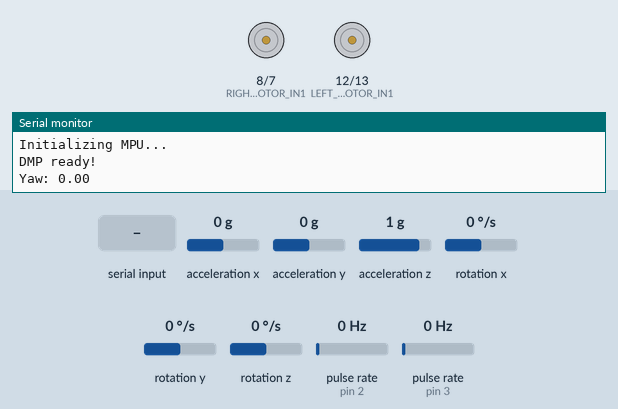
The sketch below on a simulated Arduino Uno, built with avr-gcc and run on an emulated ATmega328P. Shown: motor-driver pin pairs drawn as motors (green arrow = first pin HIGH = forward, orange = second pin HIGH = backward, longer = more drive, scaled by the enable pin), the last lines printed to the serial monitor. Wiring (inferred from the names in the program): 2 × pulse sensor: data pin 2 / data pin 3. The test bench sets the inputs (shaded band); at power-on: rotation z 0 °/s, pulse rate (sensors on pin 2, pin 3) 0 Hz, acceleration x 0 g, acceleration y 0 g, acceleration z 1 g, rotation x 0 °/s, rotation y 0 °/s.

Above: at 1.7 s.
1.8 s: "w0:\n" received over the second serial link
At 1.96 s:
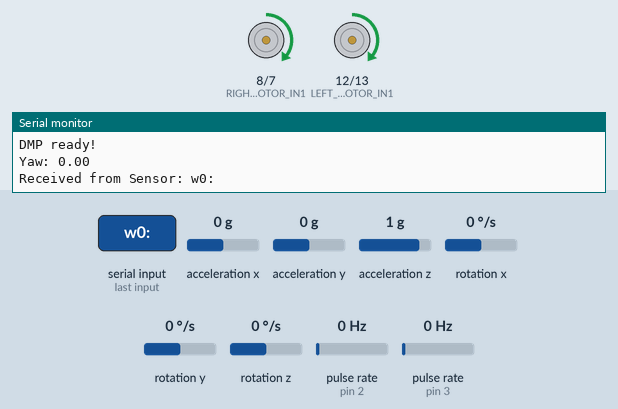
3.9 s: "xx\n" received over the second serial link
5.4 s: "r0:90\n" received over the second serial link
At 6.6 s:
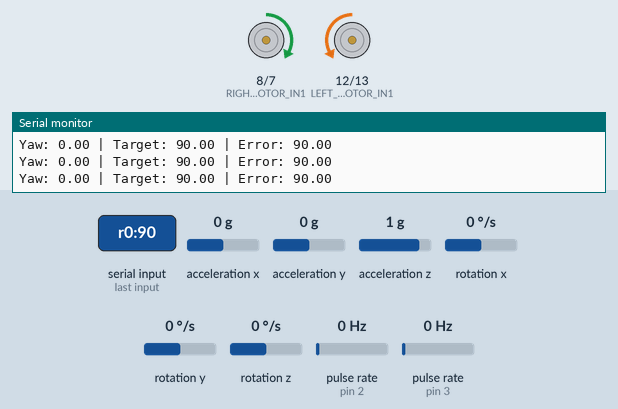
6.9 s: rotation z set to -192 °/s
At 7.67 s:
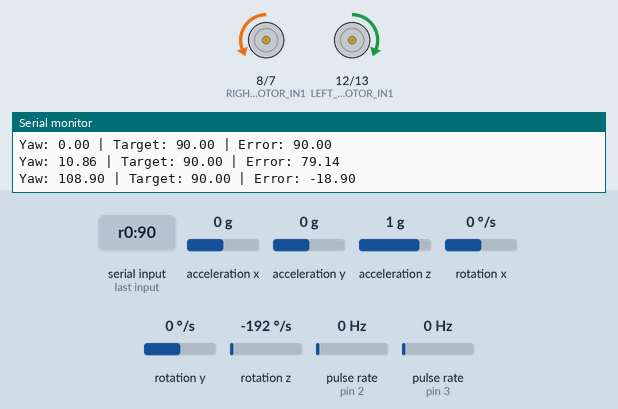
9.9 s: rotation z set to -100 °/s
12.9 s: pulse rate (sensor on pin 2) set to 50 Hz
Timing chart, 0 to 16.9 s (numbered marks = the images above; inputs shaded):
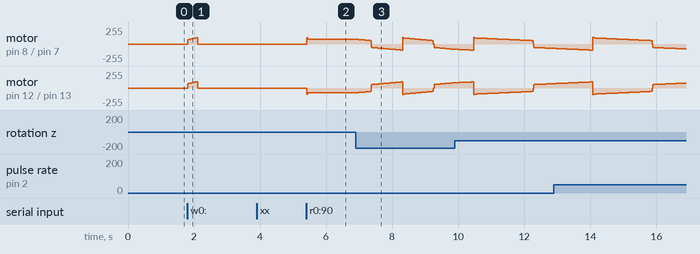

Measured:
- after the input at 1.8 s, motor on pin 8 (RIGHT_MOTOR_IN1) / pin 7 (RIGHT_MOTOR_IN2), motor on pin 12 (LEFT_MOTOR_IN1) / pin 13 (LEFT_MOTOR_IN2): rises from stopped to forward 97/255 in 0.28 s, then falls to stopped in 0.02 s
- after the input at 5.4 s, motor on pin 8 (RIGHT_MOTOR_IN1) / pin 7 (RIGHT_MOTOR_IN2): stopped → forward 72/255 at once; motor on pin 12 (LEFT_MOTOR_IN1) / pin 13 (LEFT_MOTOR_IN2): stopped → backward 72/255 at once

The sketch:

PID_Drive_Control.ino
```cpp
#include <SoftwareSerial.h>
#include "Wire.h"
#include "MPU6050_6Axis_MotionApps20.h"
/*
////////////////////////////////////////
// == SETTINGS & TUNING ==
// ONLY EDIT THIS SECTION FOR TUNING
////////////////////////////////////////////////////////
*/
// -------------------- GYRO --------------------
MPU6050 mpu;
bool dmpReady = false;
uint8_t fifoBuffer[64];
Quaternion q;
VectorFloat gravity;
float ypr[3];
float currentYaw = 0; // Current yaw angle
unsigned long lastYawPrint = 0;
// --- 1. PINOUTS ---
// Set these pins to match wiring
// The Arduino interrupt pins are 2 and 3 i think, so encoders must be on these pins- just check if they are the interrupt pins.

// Motor Driver Pins (Right Side)
const int RIGHT_MOTOR_EN = 9;   // en1
const int RIGHT_MOTOR_IN1 = 8;  // in1-1
const int RIGHT_MOTOR_IN2 = 7;  // in1-2

// Motor Driver Pins (Left Side)
const int LEFT_MOTOR_EN = 11;  // en2
const int LEFT_MOTOR_IN1 = 12;  // in2-1
const int LEFT_MOTOR_IN2 = 13;  // in2-2

// Encoder Pins (must be 2 and 3 for interrupts-pls check)
const int RIGHT_ENCODER_PIN = 2; // encoder1
const int LEFT_ENCODER_PIN = 3;  // encoder2

// Sensor Arduino Communication (Uncomment the pair you are using)
 const int SENSOR_RX = 4; // Drive RX <- Sensor TX //(Same as before)
 const int SENSOR_TX = A1; // Drive TX -> Sensor RX //(Same as before)
SoftwareSerial SensorSerial(SENSOR_RX, SENSOR_TX);


// --- 2. MOVEMENT TUNING ---
// These need to be tuned while testing
// 1. Set KP, KI, KD to 0.
// 2. Get COUNTS_PER_INCH: Send w0:12 from joon's testing code and measure how far it went, even if it curves it is okay keep open software serial and see //the encoder count. measure how much it actually moved then do below calculation. can see encoder count in serial monitor or can also add
//Serial.println(g_countLeft); in the stopMotors() function
//    (COUNTS_PER_INCH = total_counts / inches_moved_actually)
// 3. Same way Get COUNTS_PER_DEGREE: Send r0:360 and see how many encoder counts it took.
//    (COUNTS_PER_DEGREE = total_counts / 360)
//Update the variables and reupload.
// 4. After that stuff is done to get straightness and stop smoothly-Tune PID values
//set KP_straight to a small value like 1.0 or 2.0.
//send w0:24 coz we need a long movement
//robot should now try to correct itself. if it wobbles or jiggle KP_straight is too high, if curving it is too low.

// Encoder Counts (Pulses)
// HOW MANY ENCODER PULSES = 1 INCH OF FORWARD TRAVEL
volatile long COUNTS_PER_INCH = 49; // Tune here!!!!!!

// Speeds (0-255)
const int DRIVE_SPEED = 100; // Base speed for w0 (0-255)
const int TURN_SPEED = 100;  // Base speed for r0 (0-255)

// --- 3. PID CONTROLLER TUNING ---
// These values control how the robot corrects its path.
// This is how to make it drive perfectly straight.

// PID for driving straight (corrects for one wheel being faster)
// Kp = "Proportional": How hard it corrects. Start with 1.0 or 2.0.
// Ki = "Integral": Fixes long-term drift. Start low (0.01).
// Kd = "Derivative": Smooths out oscillations. Start low (0.1).
const float KP_STRAIGHT = 0.8;
const float KI_STRAIGHT = 0;
const float KD_STRAIGHT = 0.1;

// -------------------- GYRO TURN PID --------------------
// PID for turning
const float KP_TURN = 1.2;      // Proportional gain for turning
const float KI_TURN = 0.0;     // Integral gain for turning
const float KD_TURN = 0.6;      // Derivative gain for turning

/*
//////////////////////////////////////////
// == END OF SETTINGS ==
// no editing below this line
///////////////////////////////////////////////////
*/

// --- Global Encoder Counts ---
// Volatile = safe to use in interrupt routines
volatile long g_countRight = 0;
volatile long g_countLeft = 0;

// --- Encoder Interrupt Service Routines ---
void isrRightEncoder() { g_countRight++; }
void isrLeftEncoder() { g_countLeft++; }

// --- Reset Encoders ---
void resetCounts() {
  g_countRight = 0;
  g_countLeft = 0;
}

// ---  Motor Control ---
void setRightMotor(int speed, int dir) {
  // dir 1 = fwd, -1 = rev, 0 = stop
  if (dir == 1) {
    digitalWrite(RIGHT_MOTOR_IN1, HIGH);
    digitalWrite(RIGHT_MOTOR_IN2, LOW);
  } else if (dir == -1) {
    digitalWrite(RIGHT_MOTOR_IN1, LOW);
    digitalWrite(RIGHT_MOTOR_IN2, HIGH);

  } else if (dir == 2) {
    digitalWrite(RIGHT_MOTOR_IN1, HIGH);  // FOR BRAKES
    digitalWrite(RIGHT_MOTOR_IN2, HIGH);

  } else {
    digitalWrite(RIGHT_MOTOR_IN1, LOW);
    digitalWrite(RIGHT_MOTOR_IN2, LOW);
  }
  analogWrite(RIGHT_MOTOR_EN, abs(speed));
}

void setLeftMotor(int speed, int dir) {
  // dir 1 = fwd, -1 = rev, 0 = stop
  // NOTE: Your old code had -1 for forward. We assume 1 is forward.
  // If your left motor spins backward, swap LOW/HIGH here.
  if (dir == 1) {
    digitalWrite(LEFT_MOTOR_IN1, HIGH); // Was LOW in old code
    digitalWrite(LEFT_MOTOR_IN2, LOW);  // Was HIGH in old code
  } else if (dir == -1) {
    digitalWrite(LEFT_MOTOR_IN1, LOW);
    digitalWrite(LEFT_MOTOR_IN2, HIGH);

  } else if (dir == 2) {
    digitalWrite(LEFT_MOTOR_IN1, HIGH);  // FOR BRAKES
    digitalWrite(LEFT_MOTOR_IN2, HIGH);

  } else {
    digitalWrite(LEFT_MOTOR_IN1, LOW);
    digitalWrite(LEFT_MOTOR_IN2, LOW);
  }
  analogWrite(LEFT_MOTOR_EN, abs(speed));
}

void stopMotors() {
  setRightMotor(255, 2); //brakes before a stop
  setLeftMotor(255, 2);
  delay(300);
  setRightMotor(0, 0);
  setLeftMotor(0, 0);
  SensorSerial.println("true"); // Tell Sensor/Python we are ready for next command
}

// --- Hard Stop Check ---
// Checks if Sensor Arduino sent "xx"
bool checkForHardStop() {
  if (SensorSerial.available() > 0) {
    String cmd = SensorSerial.readStringUntil('\n');
    cmd.trim();
    if (cmd == "xx") {
      stopMotors();
      return true;
    }
  }
  return false;
}

// --- Closed-Loop Movement:Drive Straight ---
// This function using PID controller to drive straight.
void moveStraight(int inches) {
  SensorSerial.println("false"); // Tell Sensor/Python we are busy
  resetCounts();

  long targetCounts = abs(inches) * COUNTS_PER_INCH;
  int direction = (inches >= 0) ? 1 : -1;

  float integral = 0;
  float lastError = 0;

  // -----------------------------
  //   SLOW START RAMP (NEW)
  // -----------------------------
  const int START_SPEED = 66;       // speed at beginning
  const int RAMP_END_SPEED = DRIVE_SPEED;
  const int RAMP_TIME = 300;        // total ramp time in ms
  const int RAMP_STEPS = 15;

  for (int i = 0; i < RAMP_STEPS; i++) {
    float t = (float)i / (float)RAMP_STEPS;

    int rampSpeed = START_SPEED + t * (RAMP_END_SPEED - START_SPEED);
    rampSpeed = constrain(rampSpeed, 0, 255);

    setRightMotor(rampSpeed, direction);
    setLeftMotor(rampSpeed, direction);

    delay(RAMP_TIME / RAMP_STEPS);
  }

  // -----------------------------
  //   MAIN PID LOOP (UNCHANGED)
  // -----------------------------
  while (g_countLeft < targetCounts || g_countRight < targetCounts) {
    if (checkForHardStop()) return;

    float error = g_countLeft - g_countRight;
    integral += error;
    float derivative = error - lastError;
    lastError = error;

    float correction = (KP_STRAIGHT * error) +
                       (KI_STRAIGHT * integral) +
                       (KD_STRAIGHT * derivative);

    int rightSpeed = DRIVE_SPEED + (int)correction;
    int leftSpeed  = DRIVE_SPEED - (int)correction;

    rightSpeed = constrain(rightSpeed, 0, 255);
    leftSpeed  = constrain(leftSpeed, 0, 255);

    setRightMotor(rightSpeed, direction);
    setLeftMotor(leftSpeed, direction);

    if ((g_countLeft + g_countRight) / 2 >= targetCounts)
      break;

    delay(10);
  }

  stopMotors();
}

// --- Closed-Loop Movement: Turn in Place (IMPROVED) ---
void turnAngle(int targetDegrees) {
  SensorSerial.println("false"); // Tell Python we're busy

  // ----------------- PID VARIABLES -----------------
  float turnError = 0;
  float lastTurnError = 0;
  float turnIntegral = 0;

  // ----------------- CALCULATE TARGET YAW -----------------
  float targetYaw = currentYaw + targetDegrees;
  if (targetYaw >= 360) targetYaw -= 360;
  if (targetYaw < 0) targetYaw += 360;

  // PID mapping parameters
  const int MIN_TURN_SPEED = 52;     // minimum motor speed for movement
  const float TOLERANCE = 2.5;       // degrees - stop when within this range
  const float FINE_THRESHOLD = 15.0; // switch to fine control below this error
  const int FINE_SPEED = 70;         // slower speed for final approach

  unsigned long lastDebugPrint = 0;
  unsigned long stableStartTime = 0;
  const unsigned long STABLE_TIME = 200; // ms to stay stable before accepting
  bool wasStable = false;

  // Reset integral for fresh start
  turnIntegral = 0;

  while (true) {
      // ----------------- FORCE STOP -----------------
      if (checkForHardStop()) {
          stopMotors();
          return;
      }

      // ----------------- READ GYROSCOPE -----------------
      if (dmpReady && mpu.dmpGetCurrentFIFOPacket(fifoBuffer)) {
          mpu.dmpGetQuaternion(&q, fifoBuffer);
          mpu.dmpGetGravity(&gravity, &q);
          mpu.dmpGetYawPitchRoll(ypr, &q, &gravity);
          currentYaw = ypr[0] * 180 / M_PI;
          if (currentYaw < 0) currentYaw += 360;
      }

      // ----------------- COMPUTE ERROR (WRAP AROUND) -----------------
      turnError = targetYaw - currentYaw;
      if (turnError > 180) turnError -= 360;
      if (turnError < -180) turnError += 360;

      // ----------------- DEBUG PRINT EVERY 500ms -----------------
      if (millis() - lastDebugPrint >= 500) {
          Serial.print("Yaw: ");
          Serial.print(currentYaw);
          Serial.print(" | Target: ");
          Serial.print(targetYaw);
          Serial.print(" | Error: ");
          Serial.println(turnError);
          lastDebugPrint = millis();
      }

      // ----------------- CHECK IF STABLE -----------------
      if (abs(turnError) < TOLERANCE) {
          if (!wasStable) {
              stableStartTime = millis();
              wasStable = true;
          } else if (millis() - stableStartTime >= STABLE_TIME) {
              // Been stable long enough - we're done
              break;
          }
      } else {
          wasStable = false;
      }

      // ----------------- PID TERMS -----------------
      // Anti-windup: only accumulate integral if error is significant
      if (abs(turnError) > TOLERANCE && abs(turnError) < 45) {
          turnIntegral += turnError;
          // Clamp integral to prevent windup
          turnIntegral = constrain(turnIntegral, -500, 500);
      } else if (abs(turnError) <= TOLERANCE) {
          turnIntegral *= 0.5; // decay integral when close
      }

      float derivative = turnError - lastTurnError;
      lastTurnError = turnError;

      float output = KP_TURN * turnError +
                      KI_TURN * turnIntegral +
                      KD_TURN * derivative;

      // ----------------- MOTOR SPEED CALCULATION -----------------
      int motorSpeed;

      if (abs(turnError) < FINE_THRESHOLD) {
          // Fine control mode - use slower, more precise speed
          motorSpeed = map(abs(output), 0, 100, MIN_TURN_SPEED, FINE_SPEED);
          motorSpeed = constrain(motorSpeed, MIN_TURN_SPEED, FINE_SPEED);
      } else {
          // Normal mode - full speed range
          motorSpeed = map(abs(output), 0, 255, MIN_TURN_SPEED, TURN_SPEED);
          motorSpeed = constrain(motorSpeed, MIN_TURN_SPEED, TURN_SPEED);
      }

      // Deadband - don't move if error is tiny
      if (abs(turnError) < 0.5) {
          setRightMotor(0, 0);
          setLeftMotor(0, 0);
      }
      // ----------------- MOTOR OUTPUT WITH DIRECTION -----------------
      else if (turnError > 0) {   // turn CW (right)
          setRightMotor(motorSpeed, 1);   // right forward
          setLeftMotor(motorSpeed, -1);   // left backward
      } else {                    // turn CCW (left)
          setRightMotor(motorSpeed, -1);  // right backward
          setLeftMotor(motorSpeed, 1);    // left forward
      }

      delay(10);
  }

  stopMotors();
}
/* =================== Setup / Loop =================== */
void setup() {
  Serial.begin(9600);           // USB Debug only
  SensorSerial.begin(9600);     // Communication with Sensor Arduino

  // Motor pins
  pinMode(RIGHT_MOTOR_EN, OUTPUT);
  pinMode(RIGHT_MOTOR_IN1, OUTPUT);
  pinMode(RIGHT_MOTOR_IN2, OUTPUT);
  pinMode(LEFT_MOTOR_EN, OUTPUT);
  pinMode(LEFT_MOTOR_IN1, OUTPUT);
  pinMode(LEFT_MOTOR_IN2, OUTPUT);

  // Encoder pins (Must be 2 and 3 for interrupts)
  pinMode(RIGHT_ENCODER_PIN, INPUT_PULLUP);
  pinMode(LEFT_ENCODER_PIN, INPUT_PULLUP);
  attachInterrupt(digitalPinToInterrupt(RIGHT_ENCODER_PIN), isrRightEncoder, RISING);
  attachInterrupt(digitalPinToInterrupt(LEFT_ENCODER_PIN), isrLeftEncoder, RISING);

  Serial.println("Drive Arduino V3 (Encoder Control) Ready.");

  // Gyroscope Setup
  Wire.begin();
  Serial.println("Initializing MPU...");
  mpu.initialize();
  if (!mpu.testConnection()) {
      Serial.println("MPU6050 connection failed");
      while (1);
  }

  uint8_t devStatus = mpu.dmpInitialize();
  mpu.setXGyroOffset(51);
  mpu.setYGyroOffset(8);
  mpu.setZGyroOffset(-1);
  mpu.setZAccelOffset(1788);

  if (devStatus == 0) {
      mpu.setDMPEnabled(true);
      dmpReady = true;
      Serial.println("DMP ready!");
  } else {
      Serial.print("DMP init failed: "); Serial.println(devStatus);
      while (1);
  }

}

void loop() {
     // --- Read gyro ---
  if (dmpReady && mpu.dmpGetCurrentFIFOPacket(fifoBuffer)) {
      mpu.dmpGetQuaternion(&q, fifoBuffer);
      mpu.dmpGetGravity(&gravity, &q);
      mpu.dmpGetYawPitchRoll(ypr, &q, &gravity);
      currentYaw = ypr[0] * 180 / M_PI;
      if (currentYaw < 0) currentYaw += 360; // optional wrap
  }

  // --- Print yaw every second ---
  if (millis() - lastYawPrint >= 1000) {
      lastYawPrint = millis();
      Serial.print("Yaw: ");
      Serial.println(currentYaw);
  }

  String command = "";
  // if (Serial.available() > 0) {
  //   command = Serial.readStringUntil('\n'); /// DEBUGGING PURPOSE
  if (SensorSerial.available() > 0) {
    command = SensorSerial.readStringUntil('\n');
    command.trim();
    command.toLowerCase();

    Serial.print("Received from Sensor: ");
    Serial.println(command);
  }

  // --- New Encoder-based Commands ---
  if (command.startsWith("w0:")) {
    int inches = command.substring(3).toInt();
    moveStraight(inches);
  }
  else if (command.startsWith("r0:")) {
    int degrees = command.substring(3).toInt();
    turnAngle(degrees);
  }

  // --- Old Gyro commands are removed since using encoders for pid instead of gyro now.
  // not handling dl and dr since no longer doing strafe
}
```
